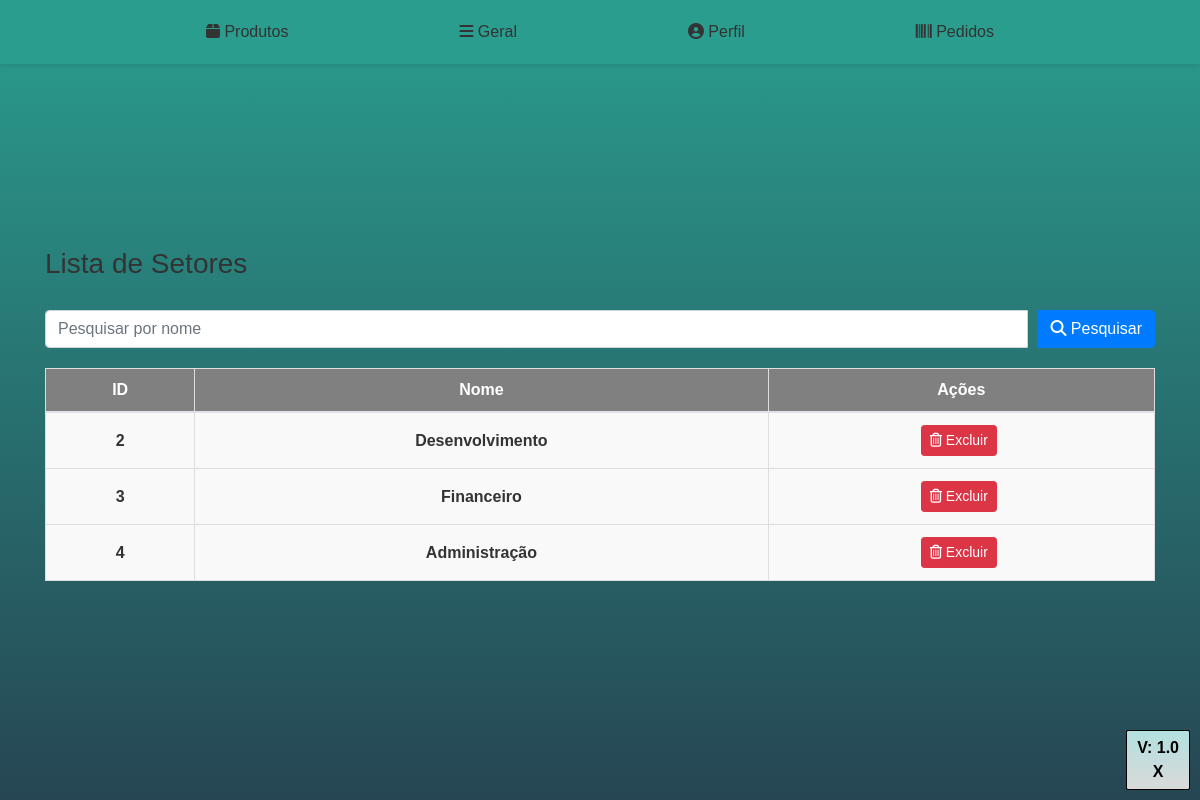
Page /listar_setor.php (signed in) on the committed database.
### tables this page shows
CREATE TABLE `setor` (
  `idSetor` int(5) NOT NULL,
  `NomeSetor` varchar(100) DEFAULT NULL
);

### listar_setor.php (the view, shortened to what this page needs)
<?php
include_once 'head.php';
?>
<!DOCTYPE html>
<html lang="en">
<head>
</head>
<body>
    <?php include_once('menu.php'); ?>
    <div class="container">
        <h3 style="margin-bottom:30px">Lista de Setores</h3>
        <form method="GET" action="" style="margin-bottom: 20px;">
            <div class="input-group">
                <input type="text" class="form-control" placeholder="Pesquisar por nome" name="pesquisar"
                    value="<?= isset($_GET['pesquisar']) ? $_GET['pesquisar'] : '' ?>">
                <div class="input-group-append">
                    <button class="btn btn-primary" type="submit"><i class="fas fa-search"></i> Pesquisar</button>
                </div>
            </div>
        </form>
        <?php
        include_once 'conexao.php';
        $registrosPorPagina = 10;
        $paginaAtual = isset($_GET['pagina']) ? $_GET['pagina'] : 1;
        $offset = ($paginaAtual - 1) * $registrosPorPagina;
        $pesquisar = isset($_GET['pesquisar']) ? $_GET['pesquisar'] : '';
        $sql = "SELECT idSetor, NomeSetor FROM `setor` WHERE NomeSetor LIKE '%$pesquisar%' LIMIT $offset, $registrosPorPagina";
        $retorno = mysqli_query($conexao, $sql);
        ?>
        <table class="table">
            <thead>
                <tr>
                    <th scope="col">ID</th>
                    <th scope="col">Nome</th>
                    <th scope="col">Ações</th>
                </tr>
            </thead>
            <tbody>
                <?php
                while ($array = mysqli_fetch_array($retorno, MYSQLI_ASSOC)) {
                    $idSetor = $array['idSetor'];
                    $NomeSetor = $array['NomeSetor'];
                    ?>
                    <tr>
                        <td>
                            <?= $idSetor ?>
                        </td>
                        <td>
                            <?= $NomeSetor ?>
                        </td>
                        <td>
                            <a class="btn-editar btn btn-sm btn-danger" href="excluir_setor.php?id=<?= $idSetor ?>"
                                role="button"><i class="far fa-trash-alt"></i> Excluir</a>
                        </td>
                    </tr>
                <?php } ?>
            </tbody>
        </table>
    </div>
    <?php include_once 'footer.php' ?>
</body>
</html>

### css/estilo.css (style rules this page uses)
.btn-editar { color: #fff !important; }

### listar_setor.php (style rules this page uses)
.container { padding-top: 20px; }
.form-control { width: 300px; display: inline-block; }
.btn-primary { margin-left: 10px; }
.table { margin-top: 20px; }
.table th, .table td { vertical-align: middle; }
.btn-editar { margin-right: 5px; }
body { background: linear-gradient(to bottom, #b3e0e0, #d9d9d9); color: black; font-family: Arial, sans-serif; margin: 0; padding: 20px; min-height: 100vh; box-sizing: border-box; display: flex; flex-direction: column; justify-content: center; }
th, td { padding: 10px; border: 1px solid #ddd; }
th { background-color: grey; color: white; font-weight: bold; text-align: center; }
td { background-color: #f9f9f9; font-weight: bold; text-align: center; }
th, tr, td { text-align: center; font-weight: bold; border: 1px solid #ddd; }

### menu.php (style rules this page uses)
body { font-family: 'Arial', sans-serif; margin: 0; padding: 0; background: linear-gradient(to bottom, #2a9d8f, #264653); color: #333; font-weight: bold; }

### rows in the picture
setor: idSetor "2", NomeSetor "Desenvolvimento"
setor: idSetor "3", NomeSetor "Financeiro"
setor: idSetor "4", NomeSetor "Administração"
